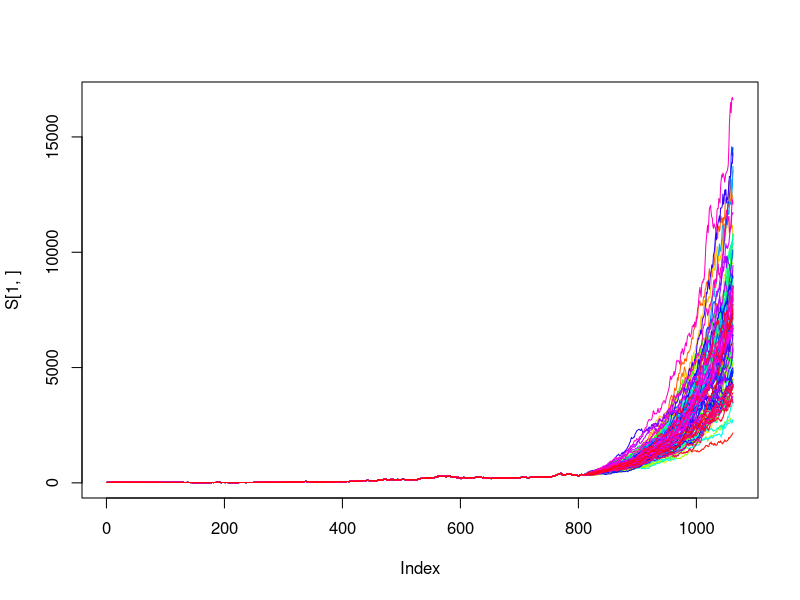
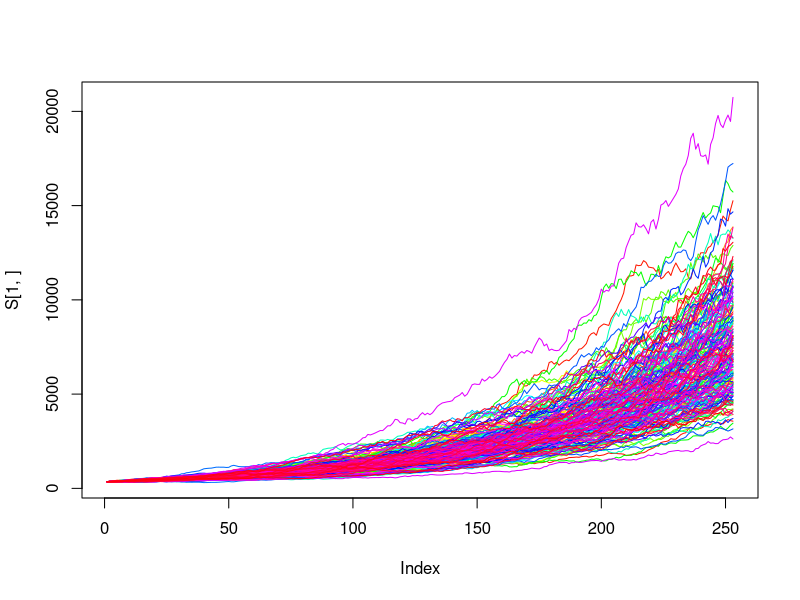

R code for these plots, in order:
library(dplyr)


# setwd("C:/Users/neo qi xiang/Desktop/sim_finance/project")
tesla = read.csv("TSLA.csv")
tesla_filter <- subset(tesla, select = c('Date', 'Adj.Close'))
tesla_filter$Date <- as.Date(tesla_filter$Date)
tesla_filter$year <- format(tesla_filter$Date, format = "%Y")

tesla_train <- tesla_filter %>% filter(year <= 2021)
#tesla_test <- tesla_filter %>% filter(year > 2020)
tesla_train$lag_year <- lag(tesla_train$Adj.Close,252)
tesla_train$returns <- tesla_train$Adj.Close/tesla_train$lag_year

tesla_train <- tesla_train %>% filter(!is.na(returns))

tesla_train$ln_returns <- log(tesla_train$returns)

v = mean(tesla_train$ln_returns)
sig_2<- var(tesla_train$ln_returns)



Binomtreefit<-function(v,sigma,Deltat,approx=TRUE){
  if(approx){
    p=1/2+v*sqrt(Deltat)/sigma/2
    u=exp(sigma*sqrt(Deltat))
    d=1/u
  } else{
    p=1/2+v*Deltat/(2*sqrt((v*Deltat)^2+sigma^2*Deltat))
    u=exp(sqrt((v*Deltat)^2+sigma^2*Deltat))
    d=1/u
  }
  list(p=p,u=u,d=d)
}


sigma=sqrt(sig_2)
dt=1
ApproxResult<-Binomtreefit(v,sigma,dt)
ApproxResult



sigma=sqrt(sig_2)
dt=1
NonApproxResult <- Binomtreefit(v,sigma,dt)
NonApproxResult 



mu <- mean(tesla_train$returns)
sigma <- sqrt(var(tesla_train$returns))
s0 <- tail(tesla_train,1)$Adj.Close

SimGBMsde<-function(Nsim,S0,mu,sigma,Deltat,T){
  m=T/Deltat # number of periods
  S=matrix(S0,nrow=Nsim,ncol=m+1)
  for(i in 1:Nsim){
    Z<-rnorm(m)
    for(j in 2:(m+1)){
      S[i,j]=S[i,j-1]+S[i,j-1]*(mu*Deltat+sigma*sqrt(Deltat)*Z[j-1])
    }
  }
  S
}

Visualize<-function(S){
  # endindex=ncol(S)
  minS=min(S);maxS=max(S) # the y-limits of the plot
  noS<-nrow(S)
  cl<-rainbow(noS) # vector of rainbow colors
  plot(S[1,],type="l",ylim=c(minS,maxS),col=cl[1])
  if(noS>1){
    for(i in 2:noS){
      lines(S[i,],col=cl[i])
    }
  }
}

S0=s0; sigma=0.4; T=1; dt=1/252;
v=mu-sigma^2/2
set.seed(4518)
SimGBM<-SimGBMsde(100,S0,v,sigma,dt,T)

tesla_prices<-as.numeric(as.vector(tesla_train$Adj.Close))
tesla_prices<-tesla_prices[!is.na(tesla_prices)]
n0=length(tesla_prices)
St=tesla_prices[n0]
sim_tesla<-SimGBMsde(100,St,v,sigma,dt,1)
Histdata<-matrix(rep(tesla_prices,100),ncol=n0,byrow=T)
wholedata<-cbind(Histdata,sim_tesla)
Visualize(wholedata)

SimGBMexactAV<-function(Nsim,S0,v,sigma,Deltat,T,collate=FALSE){
  m=T/Deltat # number of periods
  S=matrix(S0,nrow=Nsim,ncol=m+1)
  Stilde=matrix(S0,nrow=Nsim,ncol=m+1)
  for(i in 1:Nsim){
    Z<-rnorm(m)
    for(j in 2:(m+1)){
      S[i,j]=S[i,j-1]*exp(v*Deltat+sigma*sqrt(Deltat)*Z[j-1])
      Stilde[i,j]=Stilde[i,j-1]*exp(v*Deltat+sigma*sqrt(Deltat)*(-Z[j-1]))
    }
  }
  if(collate){
    out=matrix(0,2*Nsim,ncol=m+1)
    for(i in 1:Nsim){
      out[(2*i-1),]=S[i,]
      out[2*i,]=Stilde[i,]
    }
    return(out)
  } else{return(rbind(S,Stilde))}
}

Nsim=100
SimTSLAAV<-SimGBMexactAV(Nsim,St,v,sigma,dt,1,collate=TRUE)
Visualize((SimTSLAAV))
